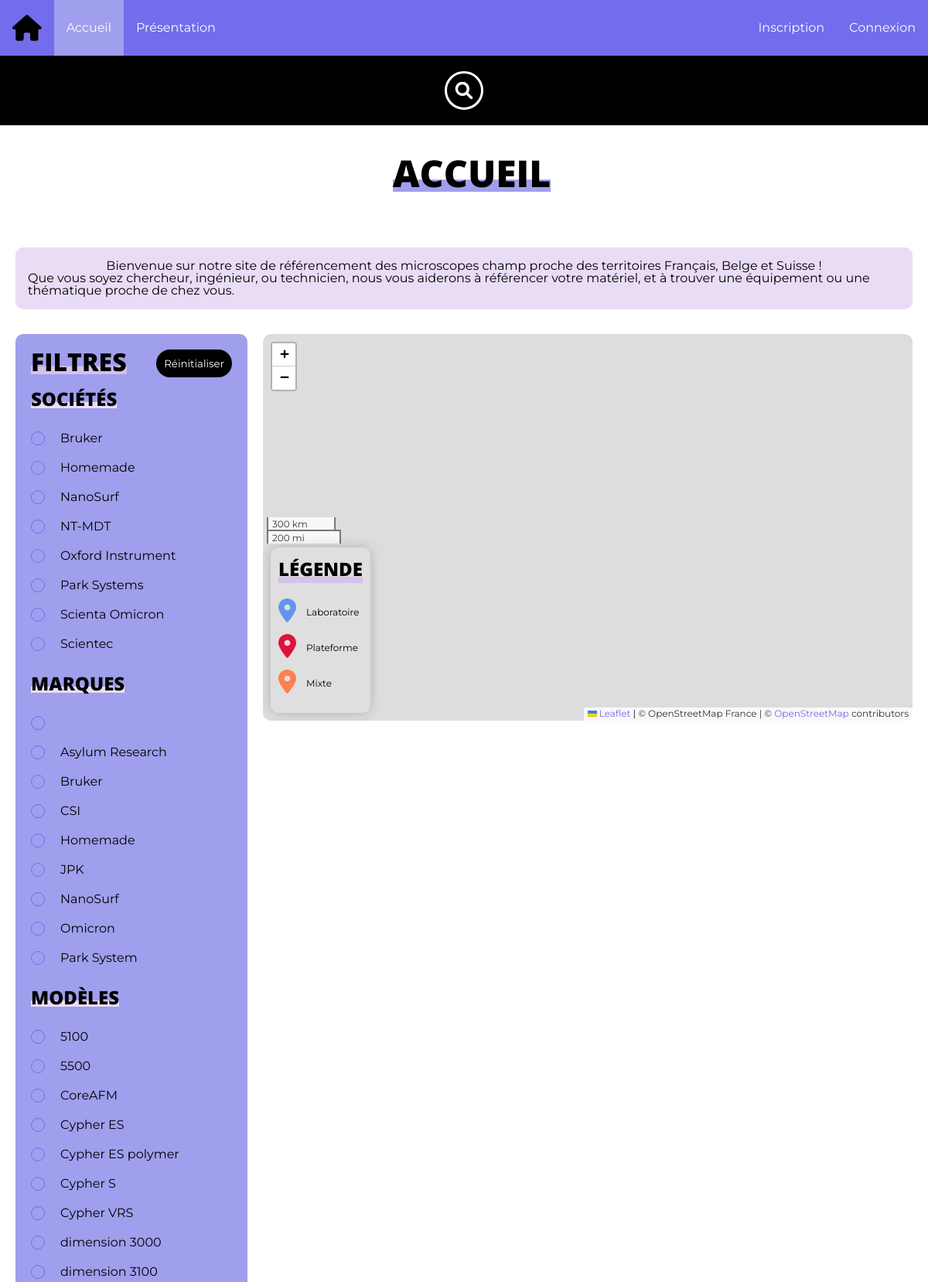
The page / (upper part) on the database its author committed.
### tables this page shows
CREATE TABLE compagny (
	id	INTEGER AUTO_INCREMENT,
	name	VARCHAR(400) UNIQUE,
	PRIMARY KEY(id)
);

CREATE TABLE brand (
	id	INTEGER AUTO_INCREMENT,
	name	VARCHAR(400) UNIQUE,
	compagny_id	INTEGER,
	FOREIGN KEY(compagny_id) REFERENCES compagny(id) ON DELETE CASCADE,
	PRIMARY KEY(id)
);

CREATE TABLE model (
	id	INTEGER AUTO_INCREMENT,
	name	VARCHAR(400) UNIQUE,
	brand_id	INTEGER,
	FOREIGN KEY(brand_id) REFERENCES brand(id) ON DELETE CASCADE,
	PRIMARY KEY(id)
);

### config/config.php (called while the page is built, shortened)
<?php
    function isUserSessionValid() {
        return isset($_SESSION["user"]);
    }

### model/entities/AbstractEntity.php (called while the page is built, shortened)
<?php
    abstract class AbstractEntity implements JsonSerializable
    {
        protected int $id;
        function __construct()
        {
            $this->id = -1;
        }
        public function getId() : int
        {
            return $this->id;
        }
        function setId(int $id) {
            $this->id = $id;
            return $this;
        }
    }

### model/services/CompagnyService.php (called while the page is built, shortened)
<?php
    include_once(__DIR__ . "/../start_db.php");
    include_once(__DIR__ . "/../entities/Compagny.php");
    class CompagnyService extends AbstractService {
        function findAllCompagnies() : array {
            global $pdo;
            $compagnies = [];
            $sth = $pdo->query("SELECT id, name FROM compagny ORDER BY name");
            $infos = $sth->fetchAll(PDO::FETCH_NAMED);
            foreach ($infos as $info) {
                $id = $info["id"];
                $compagnies[$id] = (new Compagny($info["name"]))->setId($id);
            }
            return $compagnies;
        }
    }

### model/entities/Compagny.php (called while the page is built, shortened)
<?php
    include_once(__DIR__ . "/AbstractEntity.php");
    class Compagny extends AbstractEntity  {
        public function getName() : string
        {
            return $this->name;
        }
    }

### model/services/BrandService.php (called while the page is built, shortened)
<?php
    include_once(__DIR__ . "/../start_db.php");
    include_once(__DIR__ . "/../entities/Brand.php");
    class BrandService extends AbstractService {
        static private $instance;
        static function getInstance() : BrandService {
            if(!isset(self::$instance))
                self::$instance = new BrandService();
            return self::$instance;
        }
        function findAllBrands($compagny = null) : array {
            global $pdo;
            $brands = [];
            $sql = "SELECT * FROM brand";
            $sql .= " ORDER BY name";
            $sth = $pdo->query($sql);
            $infos = $sth->fetchAll(PDO::FETCH_NAMED);
            foreach ($infos as $info) {
                $id = $info["id"];
                $brands[$id] = (new Brand($info["name"], $compagny??CompagnyService::getInstance()->findCompagnyById($info["compagny_id"])))->setId($id);
            }
            return $brands;
        }
    }

### model/entities/Brand.php (called while the page is built, shortened)
<?php
    include_once(__DIR__ . "/Compagny.php");
    class Brand extends AbstractEntity {
        public function getName() : string
        {
            return $this->name;
        }
    }

### model/entities/Model.php (called while the page is built, shortened)
<?php
    include_once(__DIR__ . "/Brand.php");
    class Model extends AbstractEntity {
        public function getName() : string
        {
            return $this->name;
        }
    }

### model/services/ModelService.php (called while the page is built, shortened)
<?php
    include_once(__DIR__ . "/../start_db.php");
    include_once(__DIR__ . "/../entities/Model.php");
    class ModelService extends AbstractService {
        static private $instance;
        static function getInstance() : ModelService {
            if(!isset(self::$instance))
                self::$instance = new ModelService();
            return self::$instance;
        }
        function findAllModels($brand = null) : array {
            global $pdo;
            $models = [];
            $sql = "SELECT * FROM model";
            $sql .= " ORDER BY name";
            $sth = $pdo->query($sql);
            $infos = $sth->fetchAll(PDO::FETCH_NAMED);
            foreach ($infos as $info) {
                $id = $info["id"];
                $models[$id] = (new Model($info["name"], $brand??BrandService::getInstance()->findBrandById($info["brand_id"])))
                    ->setId($id);
            }
            return $models;
        }
    }

### index.php (the view, shortened to what this page needs)
<?php
    include_once("model/services/ModelService.php");
    include_once("view/creators/HeaderCreator.php");
    $header = new HeaderCreator("Accueil");
    function createCheckboxes($objs, $type) {
        foreach($objs as $obj):
            $id = "$type-{$obj->getId()}";
            $name = $obj->getName(); ?>
            <div class="checkbox-group">
                <svg class="checkmark">
                    <polyline points="1,5 6,9 14,1"></polyline>
                </svg>
                <label for="<?=$id?>"><?=$name?></label>
            </div>
    <?php endforeach;
    }
?>
<!DOCTYPE html>
<html lang="fr">
<head>
    <link rel="stylesheet" href="https://unpkg.com/leaflet@1.7.1/dist/leaflet.css"
/>
    <link rel="stylesheet" href="/public/css/style.min.css">
    <link rel="stylesheet" href="/public/css/MarkerCluster.css">
    <link rel="stylesheet" href="/public/css/MarkerCluster.Default.css">
</head>
<body>
    <?php
        $header->create();
    ?>
    <main>
        <div class="infos">
            <p>Bienvenue sur notre site de référencement des microscopes champ proche des territoires Français, Belge et Suisse !</p>
            <p>Que vous soyez chercheur, ingénieur, ou technicien, nous vous aiderons à référencer votre matériel, et à trouver une équipement ou une thématique proche de chez vous.</p>
        </div>
        <div class="aside-wrapper column-reverse">
            <aside>
                <form id="map-filters">
                    <div id="map-filters-header">
                        <h2>Filtres</h2>
                        <input id="filters-reset" type="reset" class="bt" value="Réinitialiser">
                    </div>
                    <div class="filters-group">
                        <h3>Sociétés</h3>
                        <div>
                            <?php createCheckboxes(CompagnyService::getInstance()->findAllCompagnies(), "cmp"); ?>
                        </div>
                    </div>
                    <div class="filters-group">
                        <h3>Marques</h3>
                        <div>
                            <?php createCheckboxes(BrandService::getInstance()->findAllBrands(), "brand"); ?>
                        </div>
                    </div>
                    <div class="filters-group">
                        <h3>Modèles</h3>
                        <div>
                            <?php createCheckboxes(ModelService::getInstance()->findAllModels(), "model"); ?>
                        </div>
                    </div>
                </form>
            </aside>
            <div id="map-wrapper" class="index-map-wrapper">
                <div id="map"></div>
            </div>
        </div>
    </main>
</body>
</html>

### view/creators/HeaderCreator.php (shortened to what this page needs)
<?php
    include_once(__DIR__ . "/../../config/config.php");
    Class HeaderCreator implements Creator {
        public function create() {
            ?>
            <header>
                <div id="navigation">
                    <div id="navbar">
                        <a class="icon" href="/index.php">
                        </a>
                        <nav>
                            <ul>
                                <li class="<?= $this->isActive('/index.php') ?>"><a href="/index.php">Accueil</a></li>
                                <li class="<?= $this->isActive('/presentation.php') ?>"><a href="/presentation.php">Présentation</a></li>
                                <?php if(isUserSessionValid()): ?>
                                    <li class="<?= $this->isActive('/form.php') ?>"><a href="/form.php">Formulaire</a></li>
                                    <?php if($_SESSION["user"]["admin"]): ?>
                                        <li class="<?= $this->isActive('/admin.php') ?>"><a href="/admin.php">Administration</a></li>
                                    <?php endif; ?>
                                    <li class="<?= $this->isActive('/account.php') ?>"><a href="/account.php">Mon compte</a></li>
                                    <li class="<?= $this->isActive('/processing/logout.php') ?>"><a href="/processing/logout.php">Déconnexion</a></li>
                                <?php else: ?>
                                    <li class="<?= $this->isActive('/signin.php') ?>"><a href="/signin.php">Inscription</a></li>
                                    <li class="<?= $this->isActive('/login.php') ?>"><a href="/login.php">Connexion</a></li>
                                <?php endif; ?>
                            </ul>
                        </nav>
                    </div>
                    <form id="search-wrapper" action="/search.php">
                        <div id="searchbar">
                            <label id="search-label" for="search-input"></label>
                            <div id="search-bt">
                            </div>
                        </div>
                    </form>
                </div>
                <h1><?=$this->title?></h1>
            </header>
            <?php
        }
        private function isActive($link) {
            if ($_SERVER['PHP_SELF'] == $link)
                return 'active';
        }
    }

### rows shown on the page
compagny: name "Bruker"
compagny: name "Homemade"
compagny: name "NanoSurf"
compagny: name "NT-MDT"
compagny: name "Oxford Instrument"
compagny: name "Park Systems"
compagny: name "Scienta Omicron"
compagny: name "Scientec"
brand: name "Asylum Research"
brand: name "Bruker"
brand: name "CSI"
brand: name "Homemade"
brand: name "JPK"
brand: name "NanoSurf"
brand: name "Omicron"
brand: name "Park System"
model: name "CoreAFM"
model: name "Cypher ES"
model: name "Cypher ES polymer"
model: name "Cypher S"
model: name "Cypher VRS"
model: name "dimension 3000"
model: name "dimension 3100"

### other values the page prints
$this->title "ACCUEIL"
$name "5100"
$name "5500"
